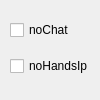
<?xml version="1.0" encoding="UTF-8"?>
<ui version="4.0">
 <class>BannedDialog</class>
 <widget class="C8PopupWindow" name="BannedDialog">
  <property name="geometry">
   <rect>
    <x>0</x>
    <y>0</y>
    <width>100</width>
    <height>100</height>
   </rect>
  </property>
  <property name="minimumSize">
   <size>
    <width>100</width>
    <height>0</height>
   </size>
  </property>
  <property name="maximumSize">
   <size>
    <width>100</width>
    <height>100</height>
   </size>
  </property>
  <property name="windowTitle">
   <string>BannedDialog</string>
  </property>
  <widget class="QWidget" name="widget_banned" native="true">
   <property name="geometry">
    <rect>
     <x>-1</x>
     <y>-1</y>
     <width>100</width>
     <height>100</height>
    </rect>
   </property>
   <property name="minimumSize">
    <size>
     <width>100</width>
     <height>100</height>
    </size>
   </property>
   <property name="maximumSize">
    <size>
     <width>100</width>
     <height>100</height>
    </size>
   </property>
   <property name="styleSheet">
    <string notr="true"/>
   </property>
   <layout class="QVBoxLayout" name="verticalLayout">
    <item>
     <widget class="QCheckBox" name="chatAble_CBox">
      <property name="text">
       <string>noChat</string>
      </property>
     </widget>
    </item>
    <item>
     <widget class="QCheckBox" name="handsUpAble_CBox">
      <property name="text">
       <string>noHandsIp</string>
      </property>
     </widget>
    </item>
   </layout>
  </widget>
 </widget>
 <layoutdefault spacing="6" margin="11"/>
 <customwidgets>
  <customwidget>
   <class>C8PopupWindow</class>
   <extends>QWidget</extends>
   <header>c8popupwindow.h</header>
   <container>1</container>
  </customwidget>
 </customwidgets>
 <resources/>
 <connections/>
</ui>
